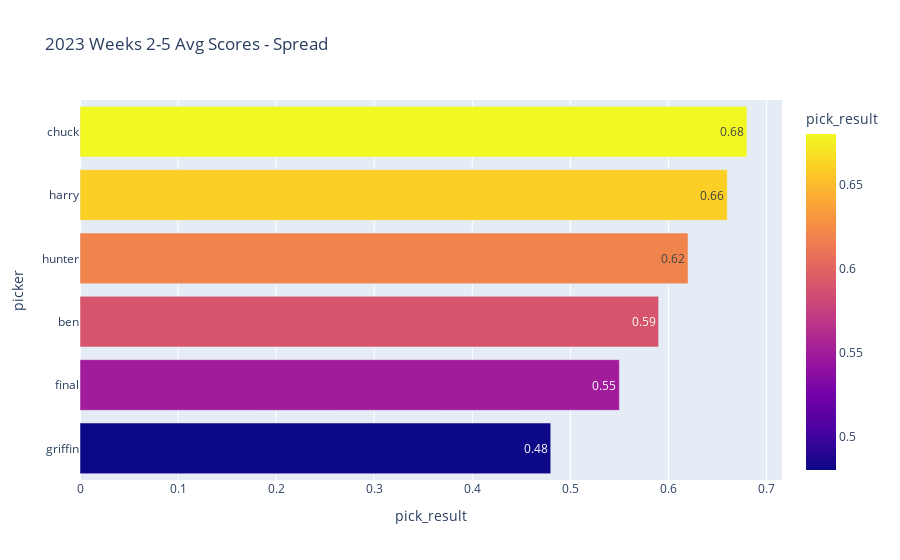

Write notebook code for a chart like this one.
### Code cell
homers.plot_scores(season_df, 'spread_pick', agg_sum=False)

### Figure 1 — Plotly figure (JSON) as saved in the notebook; plotly's stock layout.template omitted (floating-point values rounded to 4 significant figures)
{"data": [{"alignmentgroup": "True", "hovertemplate": "pick_result=%{marker.color}<br>picker=%{y}<extra></extra>", "legendgroup": "", "marker": {"color": [0.48, 0.55, 0.59, 0.62, 0.66, 0.68], "coloraxis": "coloraxis", "pattern": {"shape": ""}}, "name": "", "offsetgroup": "", "orientation": "h", "showlegend": false, "textposition": "auto", "texttemplate": "%{x}", "type": "bar", "x": [0.48, 0.55, 0.59, 0.62, 0.66, 0.68], "xaxis": "x", "y": ["griffin", "final", "ben", "hunter", "harry", "chuck"], "yaxis": "y"}], "layout": {"barmode": "relative", "coloraxis": {"colorbar": {"title": {"text": "pick_result"}}, "colorscale": [[0, "#0d0887"], [0.1111, "#46039f"], [0.2222, "#7201a8"], [0.3333, "#9c179e"], [0.4444, "#bd3786"], [0.5556, "#d8576b"], [0.6667, "#ed7953"], [0.7778, "#fb9f3a"], [0.8889, "#fdca26"], [1, "#f0f921"]]}, "legend": {"tracegroupgap": 0}, "title": {"text": "2023 Weeks 2-5 Avg Scores - Spread"}, "xaxis": {"anchor": "y", "domain": [0, 1], "title": {"text": "pick_result"}}, "yaxis": {"anchor": "x", "domain": [0, 1], "title": {"text": "picker"}}}}
